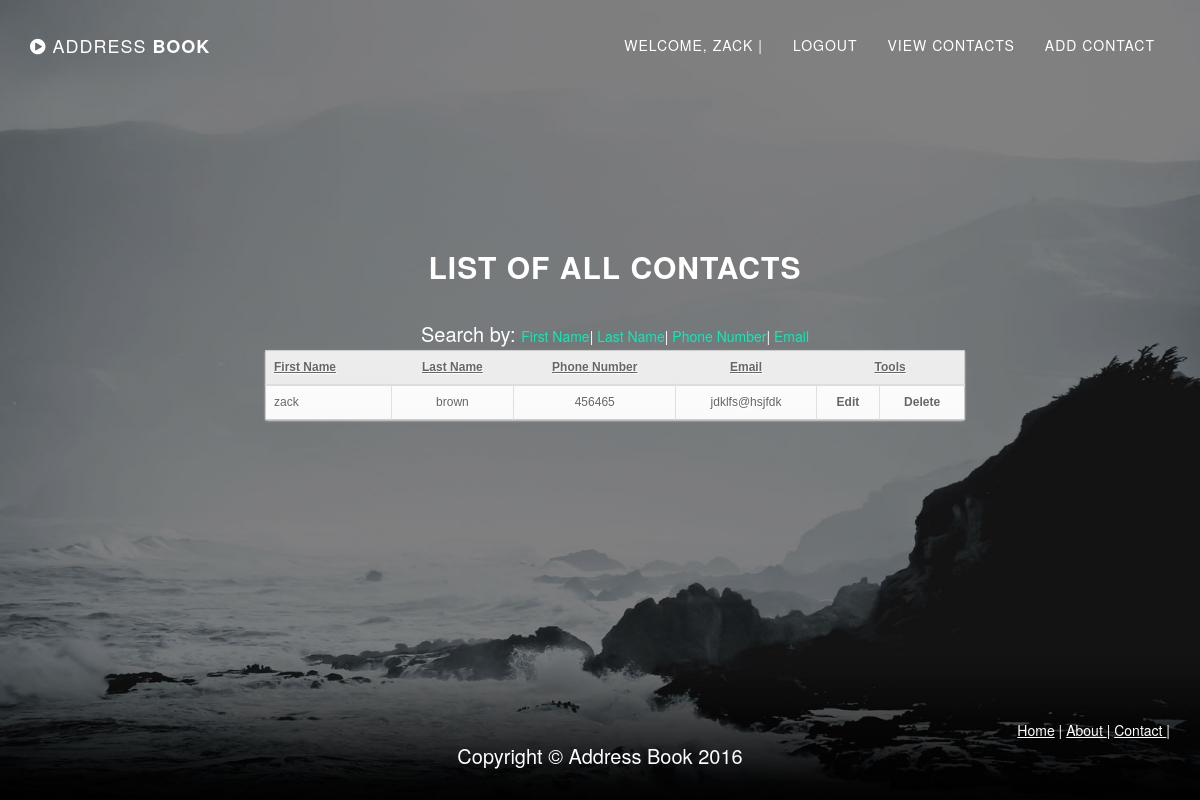
The page /contacts/ (signed in) on the database as committed earlier.
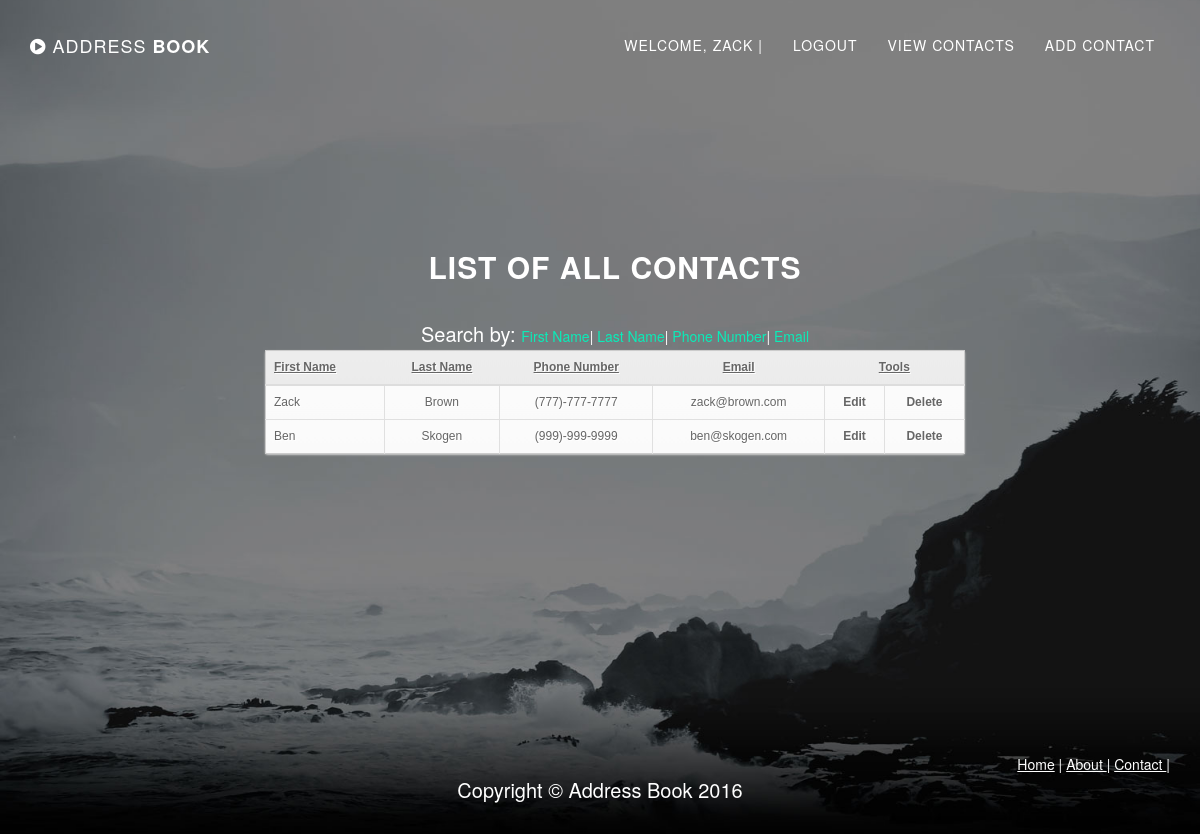
The same page on the database as committed later.
### contacts/models.py (models this page shows, shortened)
class Contact(models.Model):
    first_name = models.CharField(max_length=50)
    last_name = models.CharField(max_length=50)
    phone = models.CharField(max_length=20)
    email = models.CharField(max_length=50)

### contacts/views.py (the view)
# urls.py: url(r'^contacts/', views.viewContacts, name='contacts'),
@login_required()
def viewContacts(request):
    cont = Contact.objects.all()
    context = {'title': 'List of all Contacts',
                'heading': "List of all Contacts",
                'contacts_list': cont,
               }
    return render(request, 'contacts/contacts.html', context)

### contacts/templates/contacts/contacts.html (shortened to what this page needs)
{% extends 'contacts/base.html' %}
{% load humanize %}
{% block content %}
    <section class="container content-section text-center">
        <h2>{{heading}}</h2>
        {% if contacts_list %}
        <div>
            <table class="table table-striped" style="width: 700px !important; margin: auto;">
                <p style="display:inline">Search by: </p><a href="/searchbyfname/">First Name</a> | <a href="/searchbylname/">Last Name</a> | <a href="/searchbypnumber/">Phone Number</a> | <a href="/searchbyemail/">Email</a>
                <thead>
                    <tr>
                        <th><a href="/contactsbyfname/">First Name</a></th>
                        <th><a href="/contactsbylname/">Last Name</a></th>
                        <th><a href="/contactsbypnumber/">Phone Number</a></th>
                        <th><a href="/contactsbyemail/">Email</a></th>
                        <th colspan="2">Tools</th>
                    </tr>
                </thead>
                <tbody>
                    {% for contact in contacts_list %}
                            <tr>
                                <td>{{ contact.first_name  }}</td>
                                <td>{{ contact.last_name }}</td>
                                <td>{{ contact.phone }}</td>
                                <td>{{ contact.email }}</td>
                                <td><a href="{% url 'contact' contact.id %}">Edit</a></td>
                                <td><a href="{% url 'delete' contact.id %}">Delete</a></td>
                            </tr>
                        {% endfor %}
                </tbody>
            </table>
        {% else %}
            <p><strong>No contacts are available.</strong></p>
        {% endif %}
        </div>
    </section>
{% endblock %}

Rows that differ between the two databases and show on the page:
removed Contact: first_name "zack", last_name "brown", phone "456465", email "jdklfs@hsjfdk"
added Contact: first_name "Zack", last_name "Brown", phone "(777)-777-7777", email "zack@brown.com"
added Contact: first_name "Ben", last_name "Skogen", phone "(999)-999-9999", email "ben@skogen.com"
